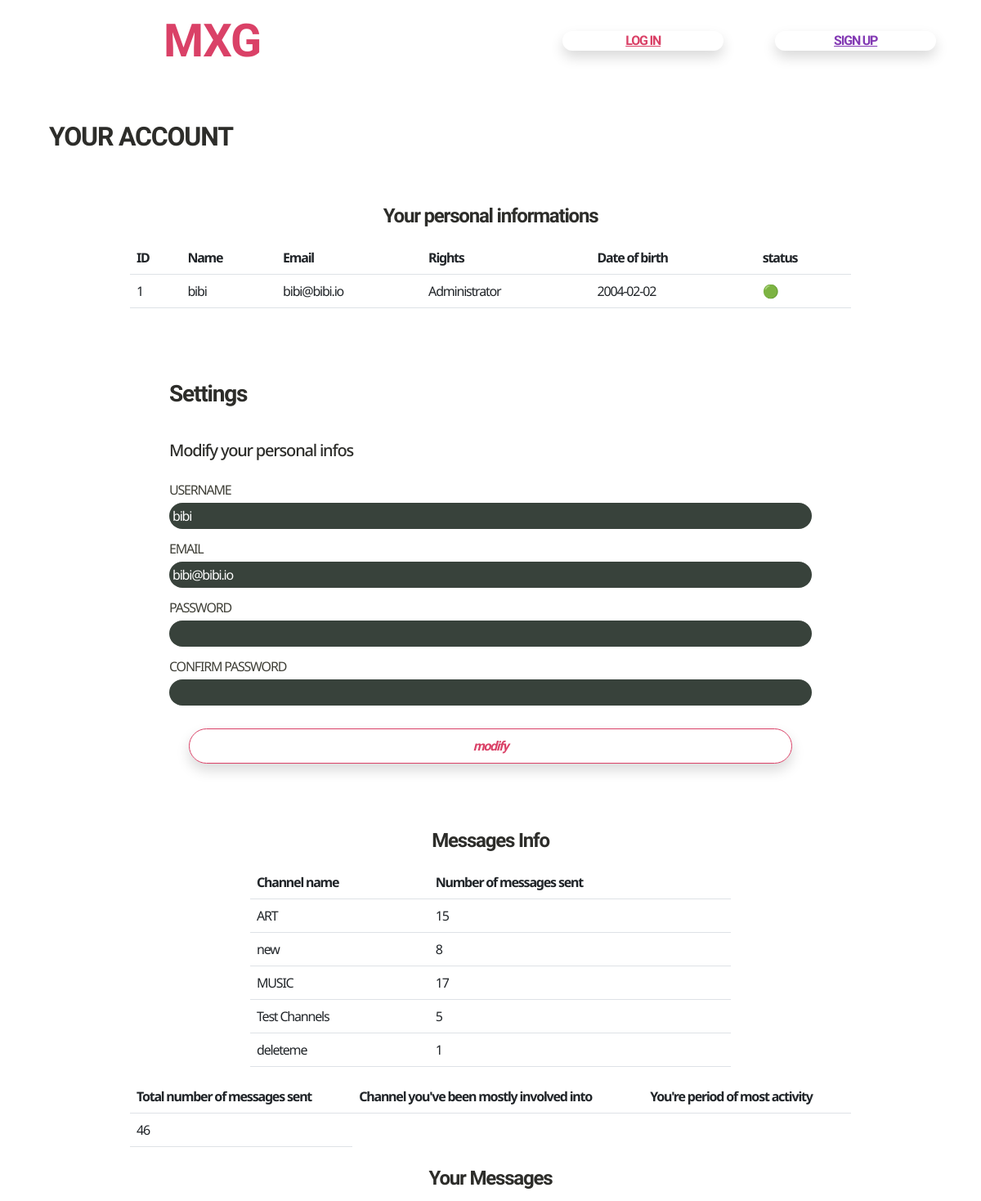
Page /php/view/profil.php (signed in, upper part) on the committed database.
### tables this page shows
CREATE TABLE IF NOT EXISTS `users` (
  `id` int(11) NOT NULL AUTO_INCREMENT,
  `name` varchar(15) NOT NULL,
  `email` varchar(35) NOT NULL,
  `password` varchar(130) NOT NULL,
  `rights` int(11) NOT NULL,
  `dob` date NOT NULL,
  `data1` varchar(255) NOT NULL,
  `connected` int(11) NOT NULL,
  PRIMARY KEY (`id`)
);

### php/controller/profil_controller.php (called while the page is built, shortened)
<?php
require_once('../model/Model.php');
require_once('../model/Channels.php');
require_once('../model/Messages.php');
require_once('../model/User.php');
$messages = new Messages();
$channels = new Channels();
$user = new User();
if(!isset($_SESSION['id'])AND !isset($_POST)) {
    $user->userDisconnect($_SESSION['id']);
    setcookie('connected', 0, time() - 3600000 * 240);
    setcookie('chan', 0, time() - 3600000 * 240);
    setcookie("id", 0, time() - 3600000 * 240);
    session_destroy();
    header('location: ../../index.php');
} elseif(isset($_SESSION['id'])AND !isset($_POST)){
    $userInfo = $user->getUserInfosById($_SESSION['id']);
    $userMessages = $messages->getAllMessagesByUserId($_SESSION['id']);
    $countMessages = $messages->messagesCountByUser($_SESSION['id']);
    $chanOccur = [];
    for($i=0;$i<=isset($userMessages[$i]);$i++){
        foreach ($userMessages[$i] as $k => $v){
            if($k ==='id_channel'){
                $chanOccur[] = $v;
            }
        }
    }
    $occ = array_count_values($chanOccur);
    $nameArrChanVal = [];
    foreach($occ as $t => $v){
        $nameArrChanVal[] = $t;
    }
    $nameArrChan =  [];
    foreach($nameArrChanVal as $f => $d){
        $nameArrChan[] = $channels->getChannelIdByid($d);
    }
    function flatten(array $array) {
        $return = array();
        array_walk_recursive($array, function($a) use (&$return) { $return[] = $a; });
        return $return;
    }
    $flatList = flatten($nameArrChan);
    $nameList = array_unique($flatList);
    $chanNamesWithNumbOfMess = array_combine($nameList,$occ);
}

### php/model/User.php (called while the page is built, shortened)
<?php
require_once 'Model.php';
class User extends Model{
    public function getUserInfosById($id)
    {
        $sql = "SELECT * FROM users WHERE id = :id";
        $params = [':id' => $id ];
        $result = $this->selectQuery($sql,  $params);
        return $result->fetchAll();
    }
}

### php/model/Model.php (called while the page is built, shortened)
<?php
abstract class Model {
    function connect(){
        $server="localhost";
        $username="root";
        $password="";
        $database="little_discord";
        $dsn = "mysql:host=$server;dbname=$database;charset=UTF8";
        $this->conn = new PDO($dsn, $username, $password);
        return $this->conn;
    }
    function selectQuery($sql, $p = null){
        if ($p === null) {
            $r = $this->connect()->query($sql);
        } else {
            $r = $this->connect()->prepare($sql);
            $r -> execute($p);
        }
        return $r;
    }
}

### php/model/Channels.php (called while the page is built, shortened)
<?php
require_once 'Model.php';
class Channels extends Model{
    public function getChannelIdByid($id){
        $sql = 'SELECT name FROM channels WHERE id = :id';
        $p = [':id'  =>  $id ];
        $check = $this->selectQuery($sql,$p);
        return $check->fetchAll();
    }
}

### php/model/Messages.php (called while the page is built, shortened)
<?php
require_once 'Model.php';
class Messages extends Model{
    public function getAllMessagesByUserId($id){
        $sql = 'SELECT * FROM messages WHERE sent_by = :sent_by';
        $p = [':sent_by'  =>  $id ];
        $check = $this->selectQuery($sql,$p);
        return $check->fetchAll();
    }
    public function messagesCountByUser($id_user){
        $sql= 'SELECT COUNT(id) FROM messages WHERE sent_by = :sent_by ;';
        $p = [':sent_by'  =>  $id_user ];
        $check = $this->selectQuery($sql,$p);
        return $check->fetchAll();
    }
}

### php/view/profil.php (the view, shortened to what this page needs)
<?php
require_once('../model/Model.php');
require_once('../model/User.php');
require_once('../controller/profil_controller.php');
?>
    <div class="container-fluid">
        <div class="d-flex align-items-center justify-content-start p-5">
           <div class="h2 text-fat">YOUR ACCOUNT</div>
        </div>
        <div class="d-flex align-items-center justify-content-center p-2">
            <div class="h4 text-fat">Your personal informations</div>
        </div>
        <div class="d-flex flex-column align-items-center">
            <table class="table w-75 flex-wrap">
                <tr>
                    <th>ID</th>
                    <th>Name</th>
                    <th>Email</th>
                    <th>Rights</th>
                    <th>Date of birth</th>
                    <th>status</th>
                </tr>
                <tr>
                    <?php if(isset($userInfo)){  ?>
                    <td><?= $userInfo[0]['id']  ?></td>
                    <td><?= $userInfo[0]['name']  ?></td>
                    <td><?= $userInfo[0]['email']  ?></td>
                        <?php if($userInfo[0]['rights']==='42'){ ?>
                            <td>Administrator</td>
                        <?php } elseif($userInfo[0]['rights']==='1'){ ?>
                            <td>User</td>
                        <?php } ?>
                    <td><?= $userInfo[0]['dob']  ?></td>
                    <td>🟢</td>
                    <?php } ?>
                </tr>
            </table>
            <form method="post" action="" class="p-5 w-75" id="formUpdate">
                <div class="h3 text-fat py-4 mb-3">Settings</div>
                <div class="h5 mb-3">Modify your personal infos</div>
                <div class="py-1 text-start">
                    <label for="username" class="py-1 text-cherry">USERNAME</label><br>
                    <input type="text" autocomplete="off" value="<?= $userInfo[0]['name'] ?>" class="p-1 border border-0 bg-light-d rounded-pill w-100" name="username" id="username">
                </div>
                <div class="py-1 text-start">
                    <label for="email" class="py-1 text-cherry">EMAIL</label><br>
                    <input type="email" autocomplete="off"  value="<?= $userInfo[0]['email'] ?>" class="p-1 border border-0 bg-light-d rounded-pill w-100" name="email" id="email">
                </div>
                <div class="py-1 text-start">
                    <label for="password" class="py-1 text-cherry">PASSWORD</label><br>
                    <input type="password" autocomplete="off" class="p-1 border border-0 bg-light-d rounded-pill w-100"  name="password" id="password">
                </div>
                <div class="py-1 text-start">
                    <label for="passwordConf" class="py-1 text-cherry">CONFIRM PASSWORD</label><br>
                    <input type="password" autocomplete="off" class="p-1 border border-0 bg-light-d rounded-pill w-100" name="passwordConf" id="passwordConf">
                </div>
                <div class="py-4 p-4">
                    <button type="submit" class="btn btn-outline-cherry shadow rounded-pill p-2 w-100" value="<?= $userInfo[0]['id'] ?>" id="submitUpdateUser">
                        <i class="text-fat">modify</i>
                    </button>
                </div>
            </form>
            <div class="d-flex align-items-center justify-content-center p-2">
                <div class="h4 text-fat">Messages Info</div>
            </div>
            <table class="table w-50 p-5">
                <tr>
                     <th>Channel name</th>
                     <th>Number of messages sent</th>
                </tr>
                <?php if(isset($chanNamesWithNumbOfMess)){   ?>
                    <?php foreach($chanNamesWithNumbOfMess as $k => $v ){   ?>
                        <tr>
                            <td><?= $k ?></td>
                            <td><?= $v ?></td>
                        </tr>
                    <?php }  ?>
                <?php }  ?>
            </table>
            <table class="table w-75 p-5">
                <tr>
                    <th>Total number of messages sent</th>
                    <th>Channel you've been mostly involved into</th>
                    <th>You're period of most activity</th>
                </tr>
                <tr>
                    <?php if(isset($countMessages) and !empty($countMessages)){ ?>
                            <td><?= $countMessages[0][0];  ?></td>
                    <?php } else {  ?>
                            <td>You haven't sent any message yet</td>
                    <?php } ?>
                </tr>
            </table>
            <div class="d-flex align-items-center justify-content-center p-2">
                <div class="h4 text-fat">Your Messages</div>
            </div>
        </div>
    </div>
<?php
require_once('header.php');
require_once('main.php');

### public/css/style.css (style rules this page uses)
:root { --display : 'Sniglet', cursive; --genhead: 'Sora', sans-serif; --genfont: 'Noto Sans', sans-serif; --bg-main1 : #833ab4; --bg-main2 : #fcb045; --blackdarker: #2C2C26; --blackol : #3F3F37; --blackol-v : #38423B; --jetblack : #2D2D2A; --green : #43AA8B; --red: #DB504A; --lavender: #B8BACF; --light-grey: #D2D5DD; --alabaster: #E8EBE4; --cherry: #DA4167; --rose: #CD8270; --cream: #F4FFF8; --grey-blue: #F6FEFF; --gray-purp: #FBF6FF; --blue-eyes: #98B9F2; --darkpurp : #2D143E; --vdarkpurp :#160A1F; }
.bg-light-d { background-color: var(--blackol-v) !important; color: white!important; }
body { color: linear-gradient(to left top, var(--darkpurp), var(--bg-main2)) fixed !important; background: white; }
html { scroll-behavior:smooth!important; }
* { font-family: var(--genfont)!important; letter-spacing: -1.2px!important; }
.h1,.h2,.h3,.h4,.h5,.h6 { color: var(--jetblack)!important; font-family: var(--genfont)!important; }
.text-cherry { color: var(--blackol)!important; }
* { -ms-overflow-style: none; scrollbar-width: none; }
.btn-outline-cherry { color:var(--cherry)!important; border: solid 0.5px var(--cherry)!important; }
.text-fat { font-family: var(--display)!important; font-weight: bolder!important; }

### rows in the picture
users: id "1", name "bibi", email "bibi@bibi.io", dob "2004-02-02", username "bibi"

### other values in the picture
$k "ART"
$v "15"
$k "new"
$v "8"
$k "MUSIC"
$v "17"
$k "Test Channels"
$v "5"
$k "deleteme"
$v "1"
$countMessages[0][0] "46"
